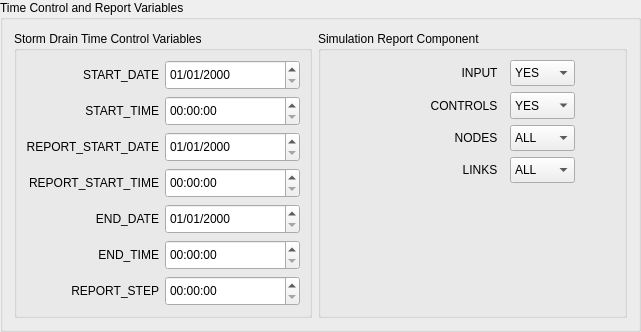
          <widget class="QgsCollapsibleGroupBox" name="topGroup">
           <property name="title">
            <string>Time Control and Report Variables</string>
           </property>
           <property name="collapsed">
            <bool>false</bool>
           </property>
           <property name="saveCollapsedState">
            <bool>false</bool>
           </property>
           <layout class="QGridLayout" name="gridLayout_22">
            <item row="0" column="1">
             <widget class="QGroupBox" name="reportGroup">
              <property name="sizePolicy">
               <sizepolicy hsizetype="Expanding" vsizetype="Expanding">
                <horstretch>0</horstretch>
                <verstretch>0</verstretch>
               </sizepolicy>
              </property>
              <property name="minimumSize">
               <size>
                <width>0</width>
                <height>0</height>
               </size>
              </property>
              <property name="maximumSize">
               <size>
                <width>16777215</width>
                <height>16777215</height>
               </size>
              </property>
              <property name="title">
               <string>Simulation Report Component</string>
              </property>
              <property name="flat">
               <bool>false</bool>
              </property>
              <layout class="QGridLayout" name="gridLayout_11">
               <item row="0" column="0">
                <layout class="QGridLayout" name="gridLayout_10">
                 <item row="0" column="0">
                  <widget class="QLabel" name="label_5">
                   <property name="sizePolicy">
                    <sizepolicy hsizetype="Fixed" vsizetype="Expanding">
                     <horstretch>0</horstretch>
                     <verstretch>0</verstretch>
                    </sizepolicy>
                   </property>
                   <property name="minimumSize">
                    <size>
                     <width>174</width>
                     <height>0</height>
                    </size>
                   </property>
                   <property name="maximumSize">
                    <size>
                     <width>122</width>
                     <height>16777215</height>
                    </size>
                   </property>
                   <property name="text">
                    <string>INPUT  </string>
                   </property>
                   <property name="alignment">
                    <set>Qt::AlignRight|Qt::AlignTrailing|Qt::AlignVCenter</set>
                   </property>
                  </widget>
                 </item>
                 <item row="1" column="1">
                  <widget class="QComboBox" name="controls_cbo">
                   <property name="sizePolicy">
                    <sizepolicy hsizetype="Fixed" vsizetype="Expanding">
                     <horstretch>0</horstretch>
                     <verstretch>0</verstretch>
                    </sizepolicy>
                   </property>
                   <property name="minimumSize">
                    <size>
                     <width>65</width>
                     <height>0</height>
                    </size>
                   </property>
                   <property name="maximumSize">
                    <size>
                     <width>65</width>
                     <height>16777215</height>
                    </size>
                   </property>
                   <item>
                    <property name="text">
                     <string>YES</string>
                    </property>
                   </item>
                   <item>
                    <property name="text">
                     <string>NO</string>
                    </property>
                   </item>
                  </widget>
                 </item>
                 <item row="3" column="0">
                  <widget class="QLabel" name="label_15">
                   <property name="sizePolicy">
                    <sizepolicy hsizetype="Preferred" vsizetype="Expanding">
                     <horstretch>0</horstretch>
                     <verstretch>0</verstretch>
                    </sizepolicy>
                   </property>
                   <property name="minimumSize">
                    <size>
                     <width>95</width>
                     <height>0</height>
                    </size>
                   </property>
                   <property name="maximumSize">
                    <size>
                     <width>16777215</width>
                     <height>16777215</height>
                    </size>
                   </property>
                   <property name="text">
                    <string>LINKS  </string>
                   </property>
                   <property name="alignment">
                    <set>Qt::AlignRight|Qt::AlignTrailing|Qt::AlignVCenter</set>
                   </property>
                  </widget>
                 </item>
                 <item row="0" column="1">
                  <widget class="QComboBox" name="input_cbo">
                   <property name="sizePolicy">
                    <sizepolicy hsizetype="Fixed" vsizetype="Expanding">
                     <horstretch>0</horstretch>
                     <verstretch>0</verstretch>
                    </sizepolicy>
                   </property>
                   <property name="minimumSize">
                    <size>
                     <width>65</width>
                     <height>0</height>
                    </size>
                   </property>
                   <property name="maximumSize">
                    <size>
                     <width>65</width>
                     <height>16777215</height>
                    </size>
                   </property>
                   <item>
                    <property name="text">
                     <string>YES</string>
                    </property>
                   </item>
                   <item>
                    <property name="text">
                     <string>NO</string>
                    </property>
                   </item>
                  </widget>
                 </item>
                 <item row="1" column="0">
                  <widget class="QLabel" name="label_13">
                   <property name="sizePolicy">
                    <sizepolicy hsizetype="Preferred" vsizetype="Expanding">
                     <horstretch>0</horstretch>
                     <verstretch>0</verstretch>
                    </sizepolicy>
                   </property>
                   <property name="minimumSize">
                    <size>
                     <width>95</width>
                     <height>0</height>
                    </size>
                   </property>
                   <property name="maximumSize">
                    <size>
                     <width>16777215</width>
                     <height>16777215</height>
                    </size>
                   </property>
                   <property name="text">
                    <string>CONTROLS  </string>
                   </property>
                   <property name="alignment">
                    <set>Qt::AlignRight|Qt::AlignTrailing|Qt::AlignVCenter</set>
                   </property>
                   <property name="indent">
                    <number>0</number>
                   </property>
                  </widget>
                 </item>
                 <item row="2" column="0">
                  <widget class="QLabel" name="label_19">
                   <property name="sizePolicy">
                    <sizepolicy hsizetype="Preferred" vsizetype="Expanding">
                     <horstretch>0</horstretch>
                     <verstretch>0</verstretch>
                    </sizepolicy>
                   </property>
                   <property name="minimumSize">
                    <size>
                     <width>95</width>
                     <height>0</height>
                    </size>
                   </property>
                   <property name="maximumSize">
                    <size>
                     <width>16777215</width>
                     <height>16777215</height>
                    </size>
                   </property>
                   <property name="text">
                    <string>NODES  </string>
                   </property>
                   <property name="alignment">
                    <set>Qt::AlignRight|Qt::AlignTrailing|Qt::AlignVCenter</set>
                   </property>
                  </widget>
                 </item>
                 <item row="2" column="1">
                  <widget class="QComboBox" name="nodes_cbo">
                   <property name="sizePolicy">
                    <sizepolicy hsizetype="Fixed" vsizetype="Expanding">
                     <horstretch>0</horstretch>
                     <verstretch>0</verstretch>
                    </sizepolicy>
                   </property>
                   <property name="minimumSize">
                    <size>
                     <width>65</width>
                     <height>0</height>
                    </size>
                   </property>
                   <property name="maximumSize">
                    <size>
                     <width>65</width>
                     <height>16777215</height>
                    </size>
                   </property>
                   <item>
                    <property name="text">
                     <string>ALL</string>
                    </property>
                   </item>
                   <item>
                    <property name="text">
                     <string>NONE</string>
                    </property>
                   </item>
                  </widget>
                 </item>
                 <item row="3" column="1">
                  <widget class="QComboBox" name="links_cbo">
                   <property name="sizePolicy">
                    <sizepolicy hsizetype="Fixed" vsizetype="Expanding">
                     <horstretch>0</horstretch>
                     <verstretch>0</verstretch>
                    </sizepolicy>
                   </property>
                   <property name="minimumSize">
                    <size>
                     <width>65</width>
                     <height>0</height>
                    </size>
                   </property>
                   <property name="maximumSize">
                    <size>
                     <width>65</width>
                     <height>16777215</height>
                    </size>
                   </property>
                   <item>
                    <property name="text">
                     <string>ALL</string>
                    </property>
                   </item>
                   <item>
                    <property name="text">
                     <string>NONE</string>
                    </property>
                   </item>
                  </widget>
                 </item>
                 <item row="0" column="2" rowspan="4">
                  <spacer name="horizontalSpacer">
                   <property name="orientation">
                    <enum>Qt::Horizontal</enum>
                   </property>
                   <property name="sizeHint" stdset="0">
                    <size>
                     <width>40</width>
                     <height>20</height>
                    </size>
                   </property>
                  </spacer>
                 </item>
                </layout>
               </item>
               <item row="1" column="0">
                <spacer name="verticalSpacer">
                 <property name="orientation">
                  <enum>Qt::Vertical</enum>
                 </property>
                 <property name="sizeHint" stdset="0">
                  <size>
                   <width>20</width>
                   <height>40</height>
                  </size>
                 </property>
                </spacer>
               </item>
              </layout>
             </widget>
            </item>
            <item row="0" column="0">
             <widget class="QGroupBox" name="optionsGroup">
              <property name="sizePolicy">
               <sizepolicy hsizetype="Expanding" vsizetype="Expanding">
                <horstretch>0</horstretch>
                <verstretch>0</verstretch>
               </sizepolicy>
              </property>
              <property name="minimumSize">
               <size>
                <width>0</width>
                <height>0</height>
               </size>
              </property>
              <property name="maximumSize">
               <size>
                <width>16777215</width>
                <height>16777215</height>
               </size>
              </property>
              <property name="title">
               <string>Storm Drain Time Control Variables</string>
              </property>
              <property name="flat">
               <bool>false</bool>
              </property>
              <layout class="QGridLayout" name="gridLayout_3">
               <item row="0" column="0">
                <layout class="QGridLayout" name="gridLayout_15">
                 <item row="1" column="1">
                  <widget class="QTimeEdit" name="start_time">
                   <property name="enabled">
                    <bool>true</bool>
                   </property>
                   <property name="sizePolicy">
                    <sizepolicy hsizetype="Fixed" vsizetype="Fixed">
                     <horstretch>0</horstretch>
                     <verstretch>0</verstretch>
                    </sizepolicy>
                   </property>
                   <property name="minimumSize">
                    <size>
                     <width>135</width>
                     <height>30</height>
                    </size>
                   </property>
                   <property name="maximumSize">
                    <size>
                     <width>135</width>
                     <height>30</height>
                    </size>
                   </property>
                   <property name="toolTip">
                    <string>&lt;html&gt;&lt;head/&gt;&lt;body&gt;&lt;p&gt;Analysis Start Time&lt;/p&gt;&lt;/body&gt;&lt;/html&gt;</string>
                   </property>
                   <property name="displayFormat">
                    <string>HH:mm:ss</string>
                   </property>
                  </widget>
                 </item>
                 <item row="2" column="1">
                  <widget class="QDateEdit" name="report_start_date">
                   <property name="enabled">
                    <bool>true</bool>
                   </property>
                   <property name="sizePolicy">
                    <sizepolicy hsizetype="Fixed" vsizetype="Fixed">
                     <horstretch>0</horstretch>
                     <verstretch>0</verstretch>
                    </sizepolicy>
                   </property>
                   <property name="minimumSize">
                    <size>
                     <width>135</width>
                     <height>30</height>
                    </size>
                   </property>
                   <property name="maximumSize">
                    <size>
                     <width>135</width>
                     <height>30</height>
                    </size>
                   </property>
                   <property name="toolTip">
                    <string>&lt;html&gt;&lt;head/&gt;&lt;body&gt;&lt;p&gt;Reporting Start Date&lt;/p&gt;&lt;/body&gt;&lt;/html&gt;</string>
                   </property>
                   <property name="displayFormat">
                    <string>MM/dd/yyyy</string>
                   </property>
                  </widget>
                 </item>
                 <item row="4" column="0">
                  <widget class="QLabel" name="label_11">
                   <property name="minimumSize">
                    <size>
                     <width>0</width>
                     <height>30</height>
                    </size>
                   </property>
                   <property name="maximumSize">
                    <size>
                     <width>16777215</width>
                     <height>30</height>
                    </size>
                   </property>
                   <property name="toolTip">
                    <string>&lt;html&gt;&lt;head/&gt;&lt;body&gt;&lt;p&gt;&lt;span style=&quot; font-weight:600;&quot;&gt;Analysis End Date&lt;/span&gt;&lt;/p&gt;&lt;p&gt;Enter the date when the simulation is to end. &lt;/p&gt;&lt;p&gt;&lt;span style=&quot; font-style:italic;&quot;&gt;Note: Start and end date/time should be synchronized with simulation time and with SD time series.&lt;/span&gt;&lt;/p&gt;&lt;/body&gt;&lt;/html&gt;</string>
                   </property>
                   <property name="text">
                    <string>END_DATE</string>
                   </property>
                   <property name="alignment">
                    <set>Qt::AlignRight|Qt::AlignTrailing|Qt::AlignVCenter</set>
                   </property>
                  </widget>
                 </item>
                 <item row="0" column="1">
                  <widget class="QDateEdit" name="start_date">
                   <property name="enabled">
                    <bool>true</bool>
                   </property>
                   <property name="sizePolicy">
                    <sizepolicy hsizetype="Fixed" vsizetype="Fixed">
                     <horstretch>0</horstretch>
                     <verstretch>0</verstretch>
                    </sizepolicy>
                   </property>
                   <property name="minimumSize">
                    <size>
                     <width>135</width>
                     <height>30</height>
                    </size>
                   </property>
                   <property name="maximumSize">
                    <size>
                     <width>135</width>
                     <height>30</height>
                    </size>
                   </property>
                   <property name="toolTip">
                    <string>&lt;html&gt;&lt;head/&gt;&lt;body&gt;&lt;p&gt;Analysis Start Date&lt;/p&gt;&lt;/body&gt;&lt;/html&gt;</string>
                   </property>
                   <property name="displayFormat">
                    <string>MM/dd/yyyy</string>
                   </property>
                  </widget>
                 </item>
                 <item row="1" column="0">
                  <widget class="QLabel" name="label_8">
                   <property name="minimumSize">
                    <size>
                     <width>0</width>
                     <height>30</height>
                    </size>
                   </property>
                   <property name="maximumSize">
                    <size>
                     <width>16777215</width>
                     <height>30</height>
                    </size>
                   </property>
                   <property name="toolTip">
                    <string>&lt;html&gt;&lt;head/&gt;&lt;body&gt;&lt;p&gt;&lt;span style=&quot; font-weight:600;&quot;&gt;Analysis Start Time&lt;/span&gt;&lt;/p&gt;&lt;p&gt;Enter the time (hour/min/sec) of day when the simulation begins. &lt;/p&gt;&lt;p&gt;&lt;span style=&quot; font-style:italic;&quot;&gt;Note: Start and end date/time should be synchronized with simulation time and with SD time series.&lt;/span&gt;&lt;/p&gt;&lt;/body&gt;&lt;/html&gt;</string>
                   </property>
                   <property name="text">
                    <string>START_TIME</string>
                   </property>
                   <property name="alignment">
                    <set>Qt::AlignRight|Qt::AlignTrailing|Qt::AlignVCenter</set>
                   </property>
                  </widget>
                 </item>
                 <item row="4" column="1">
                  <widget class="QDateEdit" name="end_date">
                   <property name="enabled">
                    <bool>true</bool>
                   </property>
                   <property name="sizePolicy">
                    <sizepolicy hsizetype="Fixed" vsizetype="Fixed">
                     <horstretch>0</horstretch>
                     <verstretch>0</verstretch>
                    </sizepolicy>
                   </property>
                   <property name="minimumSize">
                    <size>
                     <width>135</width>
                     <height>30</height>
                    </size>
                   </property>
                   <property name="maximumSize">
                    <size>
                     <width>135</width>
                     <height>30</height>
                    </size>
                   </property>
                   <property name="toolTip">
                    <string>&lt;html&gt;&lt;head/&gt;&lt;body&gt;&lt;p&gt;Analysis End Date&lt;/p&gt;&lt;/body&gt;&lt;/html&gt;</string>
                   </property>
                   <property name="displayFormat">
                    <string>MM/dd/yyyy</string>
                   </property>
                  </widget>
                 </item>
                 <item row="5" column="0">
                  <widget class="QLabel" name="label_12">
                   <property name="minimumSize">
                    <size>
                     <width>0</width>
                     <height>30</height>
                    </size>
                   </property>
                   <property name="maximumSize">
                    <size>
                     <width>16777215</width>
                     <height>30</height>
                    </size>
                   </property>
                   <property name="toolTip">
                    <string>&lt;html&gt;&lt;head/&gt;&lt;body&gt;&lt;p&gt;&lt;span style=&quot; font-weight:600;&quot;&gt;Analysis End Time&lt;/span&gt;&lt;/p&gt;&lt;p&gt;Enter the time when the simulation is to end. &lt;/p&gt;&lt;p&gt;&lt;span style=&quot; font-style:italic;&quot;&gt;Note: Start and end date/time should be synchronized with simulation time and with SD time series.&lt;/span&gt;&lt;/p&gt;&lt;/body&gt;&lt;/html&gt;</string>
                   </property>
                   <property name="text">
                    <string>END_TIME</string>
                   </property>
                   <property name="alignment">
                    <set>Qt::AlignRight|Qt::AlignTrailing|Qt::AlignVCenter</set>
                   </property>
                  </widget>
                 </item>
                 <item row="0" column="0">
                  <widget class="QLabel" name="label_3">
                   <property name="sizePolicy">
                    <sizepolicy hsizetype="Expanding" vsizetype="Expanding">
                     <horstretch>0</horstretch>
                     <verstretch>0</verstretch>
                    </sizepolicy>
                   </property>
                   <property name="minimumSize">
                    <size>
                     <width>0</width>
                     <height>30</height>
                    </size>
                   </property>
                   <property name="maximumSize">
                    <size>
                     <width>16777215</width>
                     <height>30</height>
                    </size>
                   </property>
                   <property name="toolTip">
                    <string>&lt;html&gt;&lt;head/&gt;&lt;body&gt;&lt;p&gt;&lt;span style=&quot; font-weight:600;&quot;&gt;Analysis Start Date&lt;/span&gt;&lt;/p&gt;&lt;p&gt;Enter the date (month/day/year) when the simulation begins. &lt;/p&gt;&lt;p&gt;&lt;span style=&quot; font-style:italic;&quot;&gt;Note: Start and end date/time should be synchronized with simulation time and with SD time series.&lt;/span&gt;&lt;/p&gt;&lt;/body&gt;&lt;/html&gt;</string>
                   </property>
                   <property name="text">
                    <string>START_DATE</string>
                   </property>
                   <property name="alignment">
                    <set>Qt::AlignRight|Qt::AlignTrailing|Qt::AlignVCenter</set>
                   </property>
                  </widget>
                 </item>
                 <item row="5" column="1">
                  <widget class="QTimeEdit" name="end_time">
                   <property name="enabled">
                    <bool>true</bool>
                   </property>
                   <property name="sizePolicy">
                    <sizepolicy hsizetype="Fixed" vsizetype="Fixed">
                     <horstretch>0</horstretch>
                     <verstretch>0</verstretch>
                    </sizepolicy>
                   </property>
                   <property name="minimumSize">
                    <size>
                     <width>135</width>
                     <height>30</height>
                    </size>
                   </property>
                   <property name="maximumSize">
                    <size>
                     <width>135</width>
                     <height>30</height>
                    </size>
                   </property>
                   <property name="toolTip">
                    <string>&lt;html&gt;&lt;head/&gt;&lt;body&gt;&lt;p&gt;Analysis End Time&lt;/p&gt;&lt;/body&gt;&lt;/html&gt;</string>
                   </property>
                   <property name="displayFormat">
                    <string>HH:mm:ss</string>
                   </property>
                  </widget>
                 </item>
                 <item row="2" column="0">
                  <widget class="QLabel" name="label_9">
                   <property name="minimumSize">
                    <size>
                     <width>0</width>
                     <height>30</height>
                    </size>
                   </property>
                   <property name="maximumSize">
                    <size>
                     <width>16777215</width>
                     <height>30</height>
                    </size>
                   </property>
                   <property name="toolTip">
                    <string>&lt;html&gt;&lt;head/&gt;&lt;body&gt;&lt;p&gt;&lt;span style=&quot; font-weight:600;&quot;&gt;Reporting Start Date&lt;/span&gt;&lt;/p&gt;&lt;p&gt;Enter the date when reporting of simulation results is to begin. &lt;/p&gt;&lt;p&gt;This must be on or after the simulation starting date and time.&lt;/p&gt;&lt;p&gt;&lt;span style=&quot; font-style:italic;&quot;&gt;Note: Start and end date/time should be synchronized with simulation time and with SD time series.&lt;/span&gt;&lt;/p&gt;&lt;/body&gt;&lt;/html&gt;</string>
                   </property>
                   <property name="text">
                    <string>REPORT_START_DATE</string>
                   </property>
                   <property name="alignment">
                    <set>Qt::AlignRight|Qt::AlignTrailing|Qt::AlignVCenter</set>
                   </property>
                  </widget>
                 </item>
                 <item row="3" column="0">
                  <widget class="QLabel" name="label_10">
                   <property name="minimumSize">
                    <size>
                     <width>0</width>
                     <height>30</height>
                    </size>
                   </property>
                   <property name="maximumSize">
                    <size>
                     <width>16777215</width>
                     <height>30</height>
                    </size>
                   </property>
                   <property name="toolTip">
                    <string>&lt;html&gt;&lt;head/&gt;&lt;body&gt;&lt;p&gt;&lt;span style=&quot; font-weight:600;&quot;&gt;Reporting Start Time&lt;/span&gt;&lt;/p&gt;&lt;p&gt;Enter the time of day when reporting of simulation results is to begin. &lt;/p&gt;&lt;p&gt;This must be on or after the simulation starting date and time.&lt;/p&gt;&lt;p&gt;&lt;span style=&quot; font-style:italic;&quot;&gt;Note: Start and end date/time should be synchronized with simulation time and with SD time series.&lt;/span&gt;&lt;/p&gt;&lt;/body&gt;&lt;/html&gt;</string>
                   </property>
                   <property name="text">
                    <string>REPORT_START_TIME</string>
                   </property>
                   <property name="alignment">
                    <set>Qt::AlignRight|Qt::AlignTrailing|Qt::AlignVCenter</set>
                   </property>
                  </widget>
                 </item>
                 <item row="3" column="1">
                  <widget class="QTimeEdit" name="report_start_time">
                   <property name="enabled">
                    <bool>true</bool>
                   </property>
                   <property name="sizePolicy">
                    <sizepolicy hsizetype="Fixed" vsizetype="Fixed">
                     <horstretch>0</horstretch>
                     <verstretch>0</verstretch>
                    </sizepolicy>
                   </property>
                   <property name="minimumSize">
                    <size>
                     <width>135</width>
                     <height>30</height>
                    </size>
                   </property>
                   <property name="maximumSize">
                    <size>
                     <width>135</width>
                     <height>30</height>
                    </size>
                   </property>
                   <property name="toolTip">
                    <string>&lt;html&gt;&lt;head/&gt;&lt;body&gt;&lt;p&gt;Reporting Start Time&lt;/p&gt;&lt;/body&gt;&lt;/html&gt;</string>
                   </property>
                   <property name="displayFormat">
                    <string>HH:mm:ss</string>
                   </property>
                  </widget>
                 </item>
                 <item row="6" column="0">
                  <widget class="QLabel" name="label_4">
                   <property name="sizePolicy">
                    <sizepolicy hsizetype="Expanding" vsizetype="Expanding">
                     <horstretch>0</horstretch>
                     <verstretch>0</verstretch>
                    </sizepolicy>
                   </property>
                   <property name="minimumSize">
                    <size>
                     <width>0</width>
                     <height>30</height>
                    </size>
                   </property>
                   <property name="maximumSize">
                    <size>
                     <width>16777215</width>
                     <height>30</height>
                    </size>
                   </property>
                   <property name="toolTip">
                    <string>&lt;html&gt;&lt;head/&gt;&lt;body&gt;&lt;p&gt;&lt;span style=&quot; font-weight:600;&quot;&gt;Reporting Time Step &lt;/span&gt;&lt;/p&gt;&lt;p&gt;Enter the time interval for reporting of computed results. &lt;/p&gt;&lt;/body&gt;&lt;/html&gt;</string>
                   </property>
                   <property name="text">
                    <string>REPORT_STEP</string>
                   </property>
                   <property name="alignment">
                    <set>Qt::AlignRight|Qt::AlignTrailing|Qt::AlignVCenter</set>
                   </property>
                  </widget>
                 </item>
                 <item row="6" column="1">
                  <widget class="QTimeEdit" name="report_stp_time">
                   <property name="enabled">
                    <bool>true</bool>
                   </property>
                   <property name="sizePolicy">
                    <sizepolicy hsizetype="Fixed" vsizetype="Fixed">
                     <horstretch>0</horstretch>
                     <verstretch>0</verstretch>
                    </sizepolicy>
                   </property>
                   <property name="minimumSize">
                    <size>
                     <width>135</width>
                     <height>30</height>
                    </size>
                   </property>
                   <property name="maximumSize">
                    <size>
                     <width>135</width>
                     <height>30</height>
                    </size>
                   </property>
                   <property name="toolTip">
                    <string>&lt;html&gt;&lt;head/&gt;&lt;body&gt;&lt;p&gt;Reporting Time Step &lt;/p&gt;&lt;/body&gt;&lt;/html&gt;</string>
                   </property>
                   <property name="displayFormat">
                    <string>HH:mm:ss</string>
                   </property>
                   <property name="time">
                    <time>
                     <hour>0</hour>
                     <minute>0</minute>
                     <second>0</second>
                    </time>
                   </property>
                  </widget>
                 </item>
                </layout>
               </item>
              </layout>
             </widget>
            </item>
           </layout>
          </widget>
